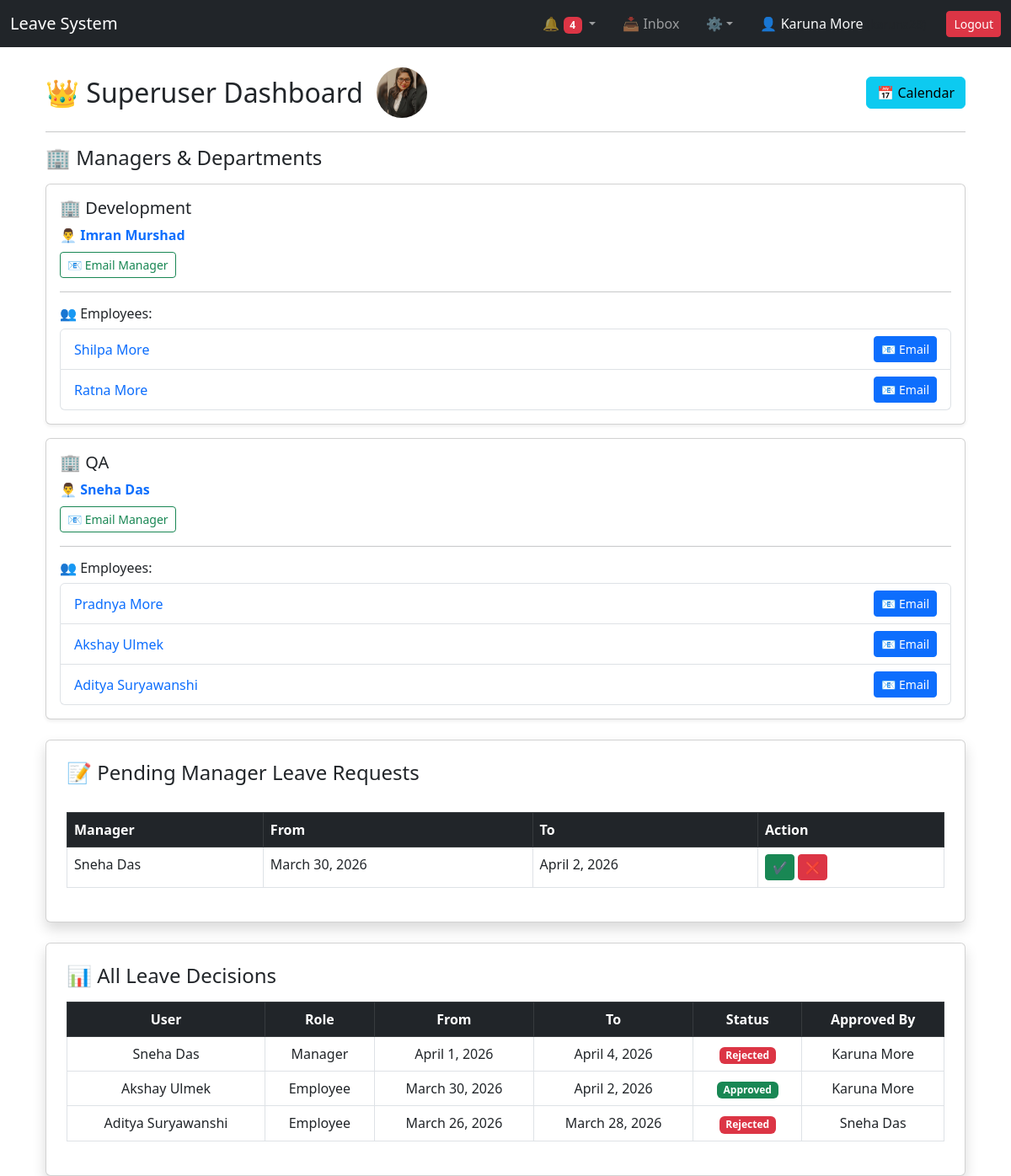
Screenshot of /superuser-dashboard/ (signed in) with the database file from the repository.
### accounts/models.py (models this page shows)
class User(AbstractUser):
    ROLE_CHOICES = (
        ('superuser', 'Superuser'),
        ('manager', 'Manager'),
        ('employee', 'Employee'),
    )
    role = models.CharField(max_length=20, choices=ROLE_CHOICES)
    profile_pic = models.ImageField(upload_to='profile_pics/', null=True, blank=True)
    department = models.ForeignKey(
        'departments.Department',
        on_delete=models.SET_NULL,
        null=True,
        blank=True,
        related_name='employees'
    )
    manager = models.ForeignKey(
        'self',
        on_delete=models.SET_NULL,
        null=True,
        blank=True,
        related_name='team_members'
    )
    profile_picture = models.ImageField(
        upload_to='profiles/',
        null=True,
        blank=True
    )
    def get_full_name(self):   # ✅ ADD THIS
        if self.first_name and self.last_name:
            return f"{self.first_name} {self.last_name}"
        return self.username
    def __str__(self):
        return self.username

### departments/models.py (models this page shows, shortened)
class Department(models.Model):
    name = models.CharField(max_length=100)
    manager = models.ForeignKey(
        'accounts.User',
        on_delete=models.SET_NULL,
        null=True,
        blank=True,
        related_name='managed_departments'
    )

### leaves/models.py (models this page shows, shortened)
class LeaveRequest(models.Model):
    STATUS_CHOICES = (
        ('pending', 'Pending'),
        ('approved', 'Approved'),
        ('rejected', 'Rejected'),
    )
    employee = models.ForeignKey(User, on_delete=models.CASCADE, related_name='leaves')
    manager = models.ForeignKey(User, on_delete=models.SET_NULL, null=True, blank=True, related_name='managed_leaves')
    leave_type = models.ForeignKey(LeaveType, on_delete=models.CASCADE)
    other_description = models.TextField(blank=True, null=True)
    start_date = models.DateField()
    end_date = models.DateField()
    reason = models.TextField()
    status = models.CharField(
        max_length=20,
        choices=STATUS_CHOICES,
        default='pending'
    )
    applied_at = models.DateTimeField(auto_now_add=True)
    reviewed_by = models.ForeignKey(
        User,
        on_delete=models.SET_NULL,
        null=True,
        blank=True,
        related_name='reviewed_leaves'
    )
    reviewed_on = models.DateTimeField(null=True, blank=True)

### accounts/views.py (the view)
# urls.py: path('superuser-dashboard/', views.superuser_dashboard, name='superuser_dashboard'),
@login_required
@role_required('superuser')
def superuser_dashboard(request):
    managers = User.objects.filter(role='manager').select_related('department')
    all_leaves = LeaveRequest.objects.exclude(status__iexact='pending').order_by('-id')
    manager_data = []
    for manager in managers:
        team = User.objects.filter(
            role='employee',
            manager=manager,
        )
        manager_data.append({
            'manager': manager,
            'employees': team
        })
    pending_manager_leaves = LeaveRequest.objects.filter(
        employee__role='manager',
        status__iexact='pending'
    ).order_by('-id')
    return render(request, 'dashboard/superuser_dashboard.html', {
        'manager_data': manager_data,
        'pending_manager_leaves': pending_manager_leaves,
        'all_leaves': all_leaves
    })

### accounts/context_processors.py (called while the page is built)
def notification_data(request):
    if request.user.is_authenticated:
        notifications = Notification.objects.filter(
            user=request.user
        ).order_by('-created_at')[:5]
        unread_count = Notification.objects.filter(
            user=request.user,
            is_read=False
        ).count()
        return {
            'notifications': notifications,
            'unread_count': unread_count
        }
    return {}

### templates/dashboard/superuser_dashboard.html (shortened to what this page needs)
{% extends 'base.html' %}
{% block content %}
<div class="container mt-4">
    <div class="d-flex justify-content-between align-items-center">
        <div class="d-flex align-items-center">
            <h2 class="me-3 mb-0">👑 Superuser Dashboard</h2>
            {% if request.user.profile_pic %}
                <img src="{{ request.user.profile_pic.url }}"
                    style="width:60px;height:60px;border-radius:50%;object-fit:cover;">
            {% endif %}
        </div>
        <button type="button"
                class="btn btn-info"
                onclick="openCalendarModal(event)">
            📅 Calendar
        </button>
    </div>
    <hr>
    <h4 class="mb-3">🏢 Managers & Departments</h4>
    {% for group in manager_data %}
    <div class="card mb-3 shadow-sm">
        <div class="card-body">
            <h5>🏢 {{ group.manager.department.name }}</h5>
            <p class="mb-2">
                👨‍💼
                <a href="{% url 'leaves:leave_summary' group.manager.id %}" class="text-decoration-none">
                    <strong>{{ group.manager.get_full_name }}</strong>
                </a>
            </p>
            <div class="mb-3">
                <a href="{% url 'send_email' %}?receiver={{ group.manager.id }}"
                   class="btn btn-sm btn-outline-success">
                    📧 Email Manager
                </a>
            </div>
            <hr>
            <h6>👥 Employees:</h6>
            <ul class="list-group mt-2">
                {% for emp in group.employees %}
                <li class="list-group-item d-flex justify-content-between align-items-center">
                    <a href="{% url 'leaves:leave_summary' emp.id %}" class="text-decoration-none">
                        {{ emp.get_full_name }}
                    </a>
                    <a href="{% url 'send_email' %}?receiver={{ emp.id }}"
                       class="btn btn-sm btn-primary">
                        📧 Email
                    </a>
                </li>
                {% empty %}
                <li class="list-group-item text-muted">
                    No employees assigned
                </li>
                {% endfor %}
            </ul>
        </div>
    </div>
    {% empty %}
        <p>No managers found.</p>
    {% endfor %}
    <div class="card p-4 shadow mt-4">
        <h4 class="mb-3">📝 Pending Manager Leave Requests</h4>
        <table class="table table-bordered mt-3">
            <thead class="table-dark">
                <tr>
                    <th>Manager</th>
                    <th>From</th>
                    <th>To</th>
                    <th>Action</th>
                </tr>
            </thead>
            <tbody>
                {% for leave in pending_manager_leaves %}
                <tr>
                    <td>{{ leave.employee.get_full_name }}</td>
                    <td>{{ leave.start_date }}</td>
                    <td>{{ leave.end_date }}</td>
                    <td>
                        <a href="{% url 'leaves:approve_leave' leave.id %}" class="btn btn-success btn-sm">✔️</a>
                        <a href="{% url 'leaves:reject_leave' leave.id %}" class="btn btn-danger btn-sm">❌</a>
                    </td>
                </tr>
                {% empty %}
                <tr>
                    <td colspan="4" class="text-center text-muted">
                        No pending manager requests
                    </td>
                </tr>
                {% endfor %}
            </tbody>
        </table>
    </div>
    <div class="card p-4 shadow mt-4">
        <h4 class="mb-3">📊 All Leave Decisions</h4>
        {% if all_leaves %}
        <table class="table table-bordered text-center align-middle">
            <thead class="table-dark">
                <tr>
                    <th>User</th>
                    <th>Role</th>
                    <th>From</th>
                    <th>To</th>
                    <th>Status</th>
                    <th>Approved By</th>
                </tr>
            </thead>
            <tbody>
                {% for leave in all_leaves %}
                <tr>
                    <td>{{ leave.employee.get_full_name }}</td>
                    <td>{{ leave.employee.role|title }}</td>
                    <td>{{ leave.start_date }}</td>
                    <td>{{ leave.end_date }}</td>
                    <td>
                        {% if leave.status == 'Approved' %}
                            <span class="badge bg-success">Approved</span>
                        {% elif leave.status == 'Rejected' %}
                            <span class="badge bg-danger">Rejected</span>
                        {% endif %}
                    </td>
                    <td>{{ leave.reviewed_by.get_full_name|default:"-" }}</td>
                </tr>
                {% endfor %}
            </tbody>
        </table>
        {% else %}
        <p class="text-muted">No leave decisions available.</p>
        {% endif %}
    </div>
</div>
<link href="https://cdn.jsdelivr.net/npm/fullcalendar@6.1.8/index.global.min.css" rel="stylesheet">
{% endblock %}

### templates/base.html (shortened to what this page needs)
<!DOCTYPE html>
<html>
<head>
    <link href="https://cdn.jsdelivr.net/npm/bootstrap@5.3.0/dist/css/bootstrap.min.css" rel="stylesheet">
</head>
<body>
<nav class="navbar navbar-expand-lg navbar-dark bg-dark">
    <div class="container-fluid">
        <a class="navbar-brand" href="#">Leave System</a>
        <div class="collapse navbar-collapse" id="navbarNav">
            <ul class="navbar-nav ms-auto align-items-center gap-3">
                {% if user.is_authenticated %}
                <li class="nav-item dropdown">
                    <a class="nav-link dropdown-toggle" href="#" data-bs-toggle="dropdown">
                        🔔
                        {% if unread_count %}
                            <span class="badge bg-danger">{{ unread_count }}</span>
                        {% endif %}
                    </a>
                </li>
                <li class="nav-item">
                    <a class="nav-link" href="{% url 'inbox' %}">📥 Inbox</a>
                </li>
                <li class="nav-item dropdown">
                    <a class="nav-link dropdown-toggle" href="#" data-bs-toggle="dropdown">⚙</a>
                </li>
                <li class="nav-item">
                    <span class="nav-link text-light">
                        👤 {{ user.get_full_name }}
                        <small class="text-muted">({{ user.username }})</small>
                    </span>
                </li>
                <li class="nav-item">
                    <a class="btn btn-danger btn-sm" href="{% url 'logout' %}">Logout</a>
                </li>
                {% endif %}
            </ul>
        </div>
    </div>
</nav>
<div class="container mt-3">
    {% block content %}
    {% endblock %}
</div>
</body>
</html>

### rows the page displays
User: get_full_name "Karuna More", user.profile_pic (picture)
User: manager.department.name "Development", manager.get_full_name "Imran Murshad"
User: get_full_name "Shilpa More"
User: get_full_name "Ratna More"
User: manager.department.name "QA", manager.get_full_name "Sneha Das"
User: get_full_name "Pradnya More"
User: get_full_name "Akshay Ulmek"
User: get_full_name "Aditya Suryawanshi"
LeaveRequest: employee.get_full_name "Sneha Das", start_date "March 30, 2026", end_date "April 2, 2026"
LeaveRequest: employee.get_full_name "Sneha Das", employee.role "Manager", start_date "April 1, 2026", end_date "April 4, 2026", status "Rejected", reviewed_by.get_full_name "Karuna More"
LeaveRequest: employee.get_full_name "Akshay Ulmek", employee.role "Employee", start_date "March 30, 2026", end_date "April 2, 2026", status "Approved", reviewed_by.get_full_name "Karuna More"
LeaveRequest: employee.get_full_name "Aditya Suryawanshi", employee.role "Employee", start_date "March 26, 2026", end_date "March 28, 2026", status "Rejected", reviewed_by.get_full_name "Sneha Das"

### other values shown
{{ unread_count }} "4"
